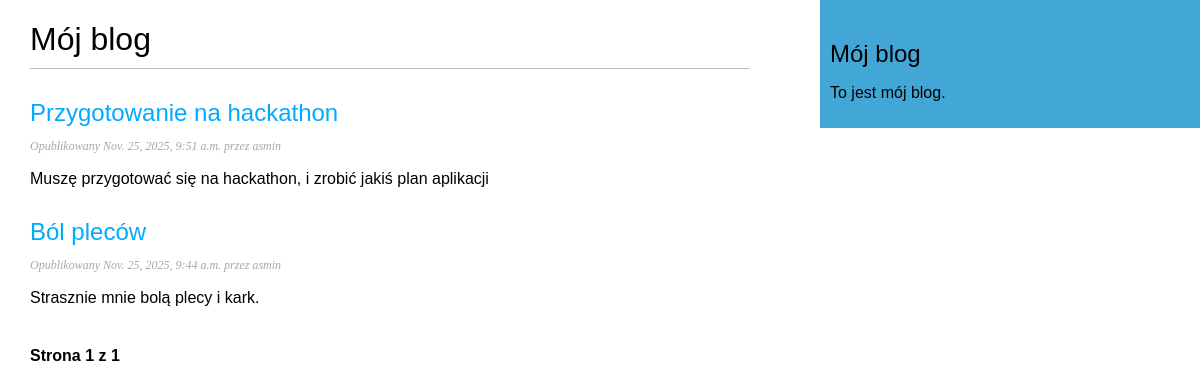
The page /blog/ on the database as committed earlier.
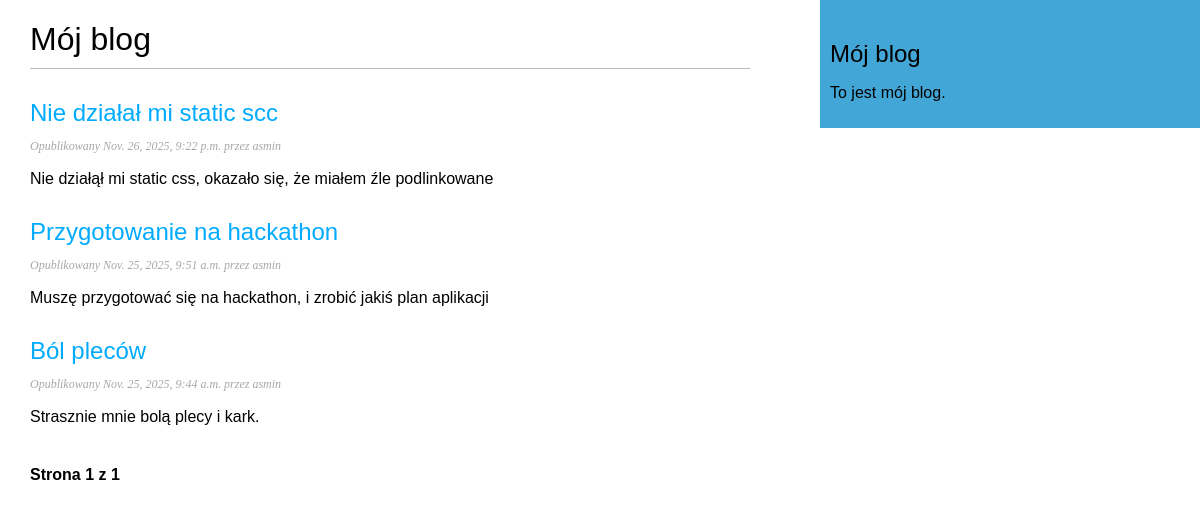
The same page on the database as committed later.
### blog/models.py (models this page shows, shortened)
class Post(models.Model):
    class Status(models.TextChoices):
        DRAFT = 'DF', 'Roboczy'
        PUBLISHED = 'PB', 'Opublikowany'
    title = models.CharField(max_length=250)
    slug = models.SlugField(max_length=250,
                            unique_for_date='publish')
    author = models.ForeignKey(User,
                               on_delete=models.CASCADE,
                               related_name='blog_posts')
    body = models.TextField()
    publish = models.DateTimeField(default=timezone.now)
    created = models.DateTimeField(auto_now_add=True)
    updated = models.DateTimeField(auto_now=True)
    status = models.CharField(max_length=2,
                              choices=Status.choices,
                              default=Status.DRAFT)
    object = models.Manager()
    published = PublishManager()
    class Meta:
        ordering = ['-publish']
        indexes = [
            models.Index(fields=['-publish']),
        ]
    def get_absolute_url(self):
        return reverse('blog:post_detail',
                       args=[self.publish.year,
                             self.publish.month,
                             self.publish.day,
                             self.slug]
                       )

### blog/views.py (the view)
# urls.py: path('', views.PostListView.as_view(), name='post_list'),
class PostListView(ListView):
    queryset = Post.published.all()
    context_object_name = 'posts'
    paginate_by = 3
    template_name = 'blog/post/list.html'

### blog/templates/blog/post/list.html (shortened to what this page needs)
{% extends "blog/base.html" %}
{% block content %}
    <h1>Mój blog</h1>
    {% for post in posts %}
        <h2>
            <a href=" {{ post.get_absolute_url }} ">
                {{ post.title }}
            </a>
        </h2>
        <p class="date">
            Opublikowany {{ post.publish }} przez {{ post.author }}
        </p>
        {{ post.body|truncatewords:30|linebreaks }}
    {% endfor %}
    {% include "blog/post/pagination.html" with page=page_obj %}
{% endblock %}

### blog/templates/blog/base.html (shortened to what this page needs)
{% load static %}
<!DOCTYPE html>
<html>
    <head>
            <link href="{% static '/css/blog.css' %}" rel="stylesheet">
    </head>
    <body>
        <div id="content">
            {% block content %}
            {% endblock %}
        </div>
        <div id="sidebar">
            <h2>Mój blog</h2>
            <p>To jest mój blog.</p>
        </div>
    </body>
</html>

### blog/templates/blog/post/pagination.html (shortened to what this page needs)
<div class ="pagination">
    <span class="step-links">
        <span class="current">
            Strona {{ page.number }} z {{ page.paginator.num_pages }}
        </span>
    </span>
</div>

### blog/static/css/blog.css (style rules this page uses)
body { margin:0; padding:0; font-family:helvetica, sans-serif; }
a { color:#00abff; text-decoration:none; }
h1 { font-weight:normal; border-bottom:1px solid #bbb; padding:0 0 10px 0; }
h2 { font-weight:normal; margin:30px 0 0; }
#content { float:left; width:60%; padding:0 0 0 30px; }
#sidebar { float:right; width:30%; padding:10px; background:#42a7d6; height:100%; }
p.date { color:#a8a7a7; font-family: georgia, serif; font-size: 12px; font-style: italic; }
.pagination { margin:40px 0; font-weight:bold; }

Rows that differ between the two databases and show on the page:
added Post: title "Nie działał mi static scc", publish "Nov. 26, 2025, 9:22 p.m.", author "asmin", body "Nie działął mi static css, okazało się, że miałem źle podlinkowane"
